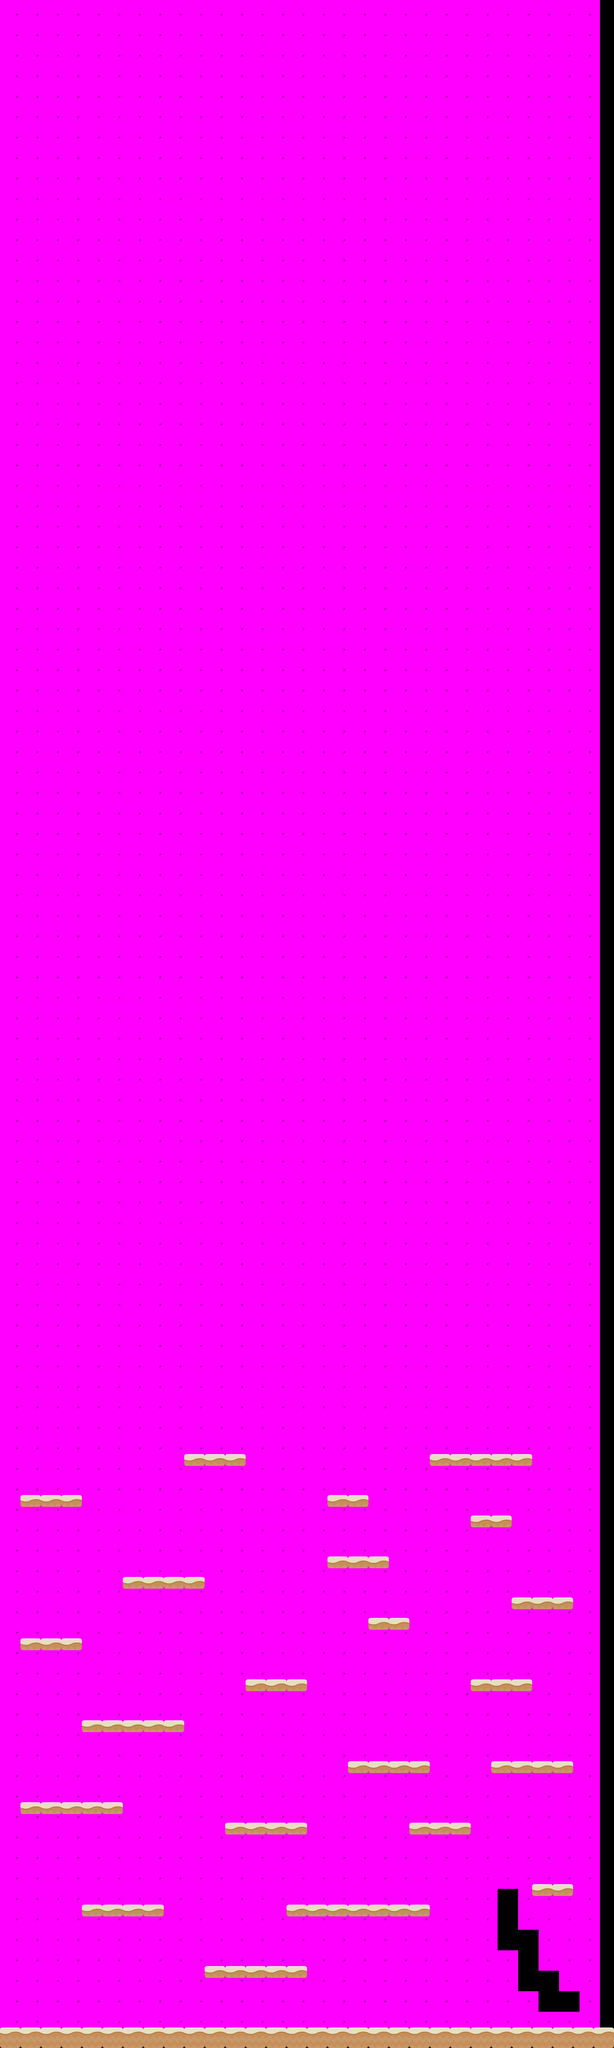

This game map was drawn from its Tiled (.tmx) file and the tilesets committed beside it. A one-line description and the trimmed map source follow:
An orthogonal 30x100 tile map with 70x70 px tiles, 2 tile layers (backgroundLayer, collisionLayer).

<map version="1.0" orientation="orthogonal" renderorder="right-down" width="30" height="100" tilewidth="70" tileheight="70" nextobjectid="1">
 <tileset firstgid="1" name="tiles_spritesheet" tilewidth="70" tileheight="70" tilecount="49" columns="7">
  <image source="../images/sheet.png" width="512" height="512" />
 </tileset>
 <layer name="backgroundLayer" width="30" height="100" offsetx="-48" offsety="-54">
  <data>[3000 cells, 2991 non-empty, 1 distinct tile ids]</data>
 </layer>
 <layer name="collisionLayer" width="30" height="100">
  <data>[3000 cells, 109 non-empty, 2 distinct tile ids]</data>
 </layer>
 <objectgroup name="objectLayer" />
</map>